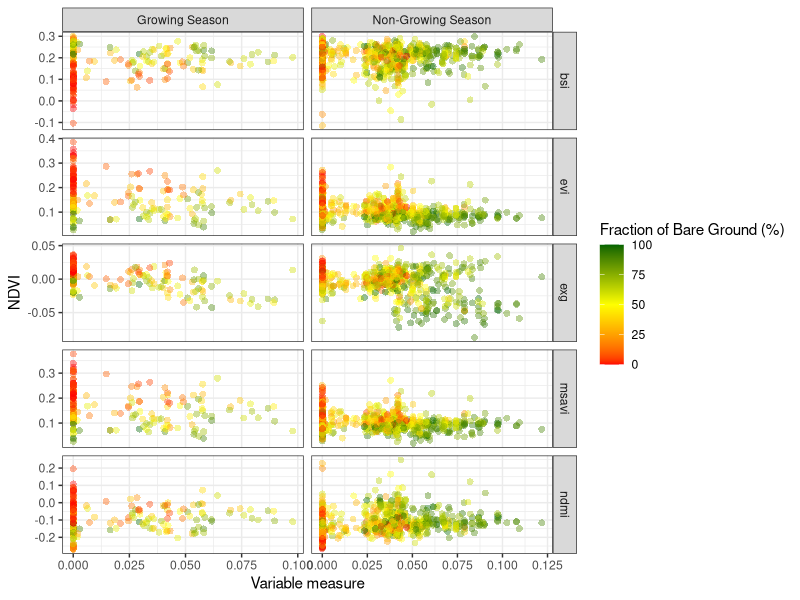
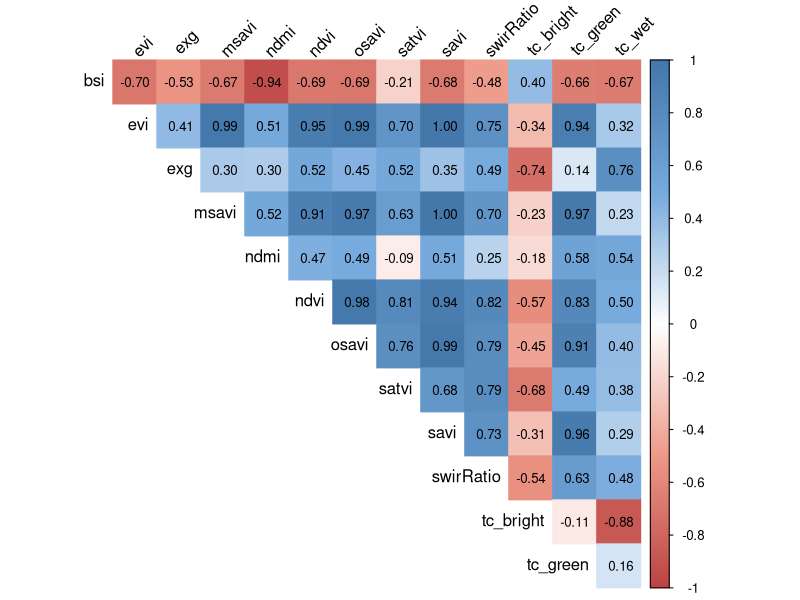
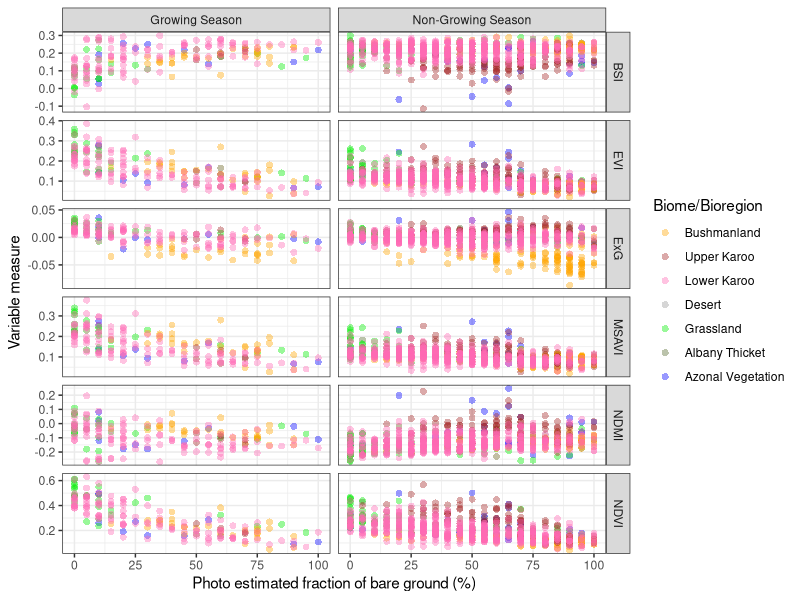
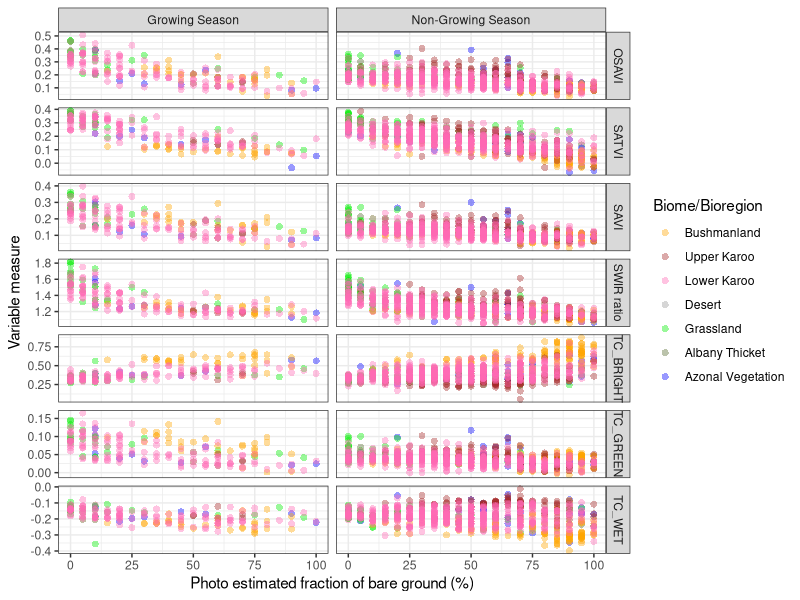
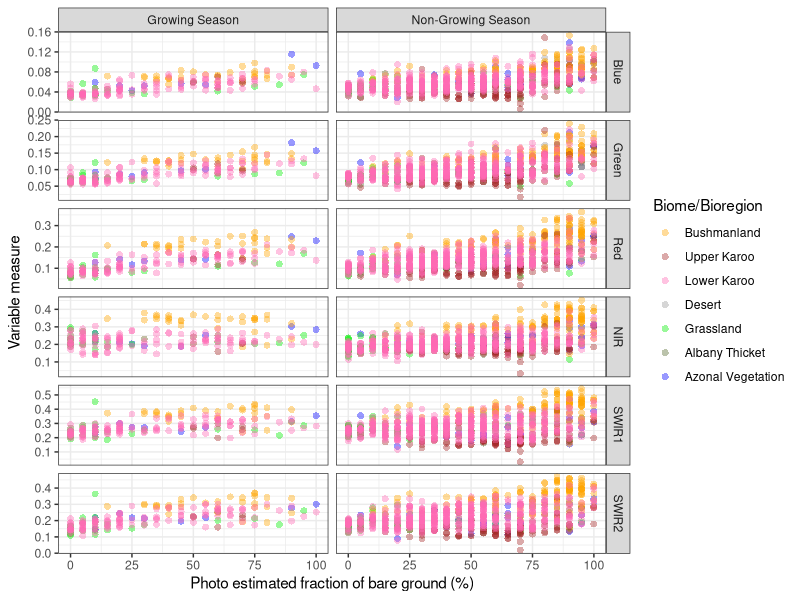
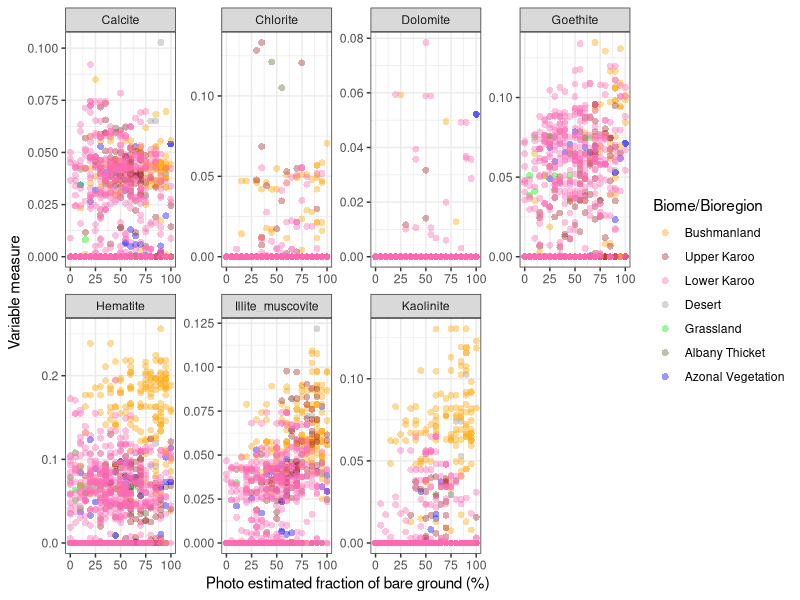
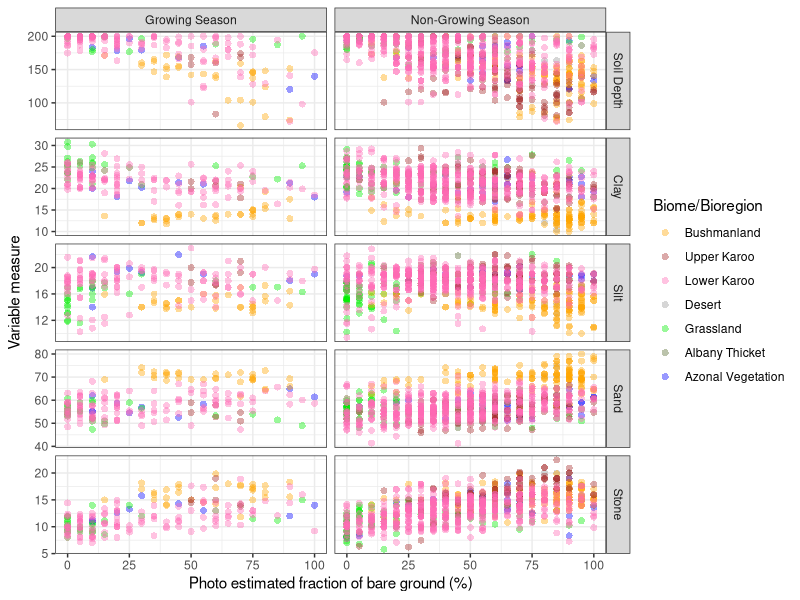
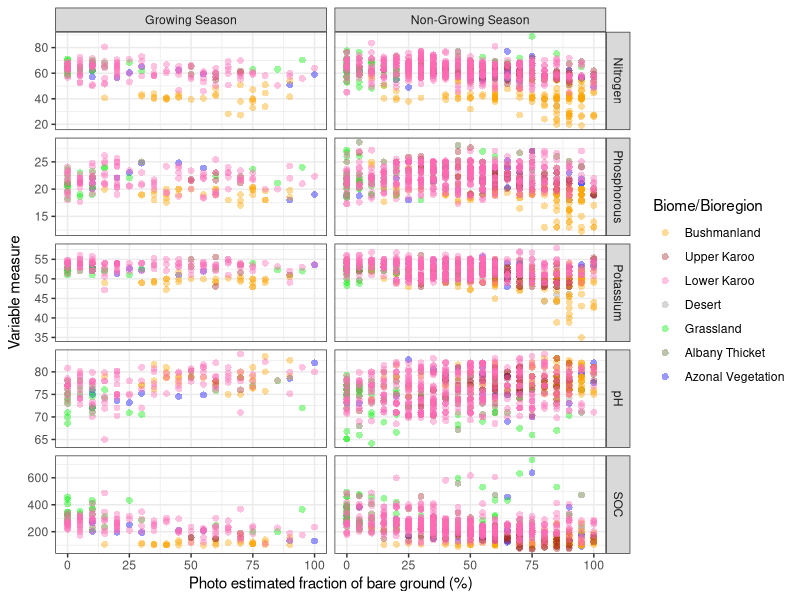

Reproduce these figures in R, in order.
# Load required libraries
library(tidyverse)
library(ggplot2)


############ Load and Clean CSV Data ############
# Read CSV and remove unnecessary columns and rows with NA values
df_ground_photo <- read.csv("../CSV/ground_level_photo_extracted.csv") %>%
  select(-c(system.index, .geo, vegType)) %>%
  na.omit()  # Resulting in 1,017 rows

############ Define Variable Groups #############
# Define variable groups for plotting
bands <- c("blue", "green", "red", "nir", "swir1", "swir2")
vi <- c("bsi", "evi", "exg", "msavi", "ndmi", "ndvi", "osavi", "satvi", "savi", "swirRatio","tc_bright","tc_green","tc_wet")
minerals <- c("calcite", "chlorite", "dolomite", "goethite", "hematite", "illite_muscovite", "kaolinite")
soil <- c("soil_depth","clay","sand","silt","stone", "nitrogen","phosphorous","potassium","ph","soc")
topography <- c("elevation", "slope", "aspect")

# Define color and order for bioregions
fill_order <- c("Bushmanland", "Upper Karoo", "Lower Karoo",
                "Desert", "Grassland", "Albany Thicket", "Azonal Vegetation")

############ Format Data for Plotting ############
df_plot <- df_ground_photo %>%
  select(all_of(vi), all_of(bands), all_of(minerals), all_of(soil), all_of(topography),
         BareGround, Month, BioRegion, Biome) %>%
  mutate(season = ifelse(Month >= 5, "Non-Growing Season", "Growing Season")) %>%
  mutate(Biome_BioRegion = case_when(
    Biome == "Albany Thicket" ~ "Albany Thicket",
    Biome == "Azonal Vegetation" ~ "Azonal Vegetation",
    Biome == "Desert" ~ "Desert",
    Biome == "Grassland" ~ "Grassland",
    TRUE ~ BioRegion
  )) %>%
  mutate(colour = case_when(
    Biome_BioRegion == "Albany Thicket" ~ "darkolivegreen",
    Biome_BioRegion == "Azonal Vegetation" ~ "blue1",
    Biome_BioRegion == "Desert" ~ "grey60",
    Biome_BioRegion == "Grassland" ~ "green2",
    Biome_BioRegion == "Bushmanland Bioregion" ~ "orange",
    Biome_BioRegion == "Lower Karoo Bioregion" ~ "brown",
    Biome_BioRegion == "Upper Karoo Bioregion" ~ "hotpink"
  )) %>%
  mutate(colour = factor(colour, levels = c("orange", "brown", "hotpink", "grey60", "green2", "darkolivegreen", "blue1")))

# Reshape data for each variable group
df_vi_plot <- df_plot %>%
  select(BareGround, all_of(vi), Biome_BioRegion, colour, season) %>%
  pivot_longer(cols = all_of(vi), names_to = "vegetation_indices", values_to = "value") %>%
  as.data.frame()

df_bands_plot <- df_plot %>%
  select(BareGround, all_of(bands), Biome_BioRegion, colour, season) %>%
  pivot_longer(cols = all_of(bands), names_to = "bands", values_to = "value") %>%
  as.data.frame()

df_minerals_plot <- df_plot %>%
  select(BareGround, all_of(minerals), Biome_BioRegion, colour, season) %>%
  pivot_longer(cols = all_of(minerals), names_to = "minerals", values_to = "value") %>%
  as.data.frame()

df_soil_plot <- df_plot %>%
  select(BareGround, all_of(soil), Biome_BioRegion, colour, season) %>%
  pivot_longer(cols = all_of(soil), names_to = "soil_properties", values_to = "value") %>%
  as.data.frame()

df_topography_plot <- df_plot %>%
  select(BareGround, all_of(topography), Biome_BioRegion, colour, season) %>%
  pivot_longer(cols = all_of(topography), names_to = "topography", values_to = "value") %>%
  as.data.frame()

############ Generate Plots ############
# Vegetation indices: Part 1 (first 5 indices)
p1 <- df_vi_plot %>%
  filter(vegetation_indices %in% vi[1:6]) %>%
  mutate(vegetation_indices = str_to_upper(vegetation_indices),
         vegetation_indices = case_when(
           vegetation_indices == "EXG" ~ "ExG",
           vegetation_indices == "SWIRRATIO" ~ "SWIR ratio",
           TRUE ~ vegetation_indices)) %>%
  ggplot(aes(x = BareGround, y = value, color = colour)) +
  geom_point(shape = 16, alpha = 0.4, size = 2) +
  scale_colour_identity(guide = "legend", labels = fill_order) +
  facet_grid(vegetation_indices ~ season, scales = "free") +
  labs(x = "Photo estimated fraction of bare ground (%)",
       y = "Variable measure",
       colour = "Biome/Bioregion") +
  theme_bw()

# Vegetation indices: Part 2 (next 5 indices)
p2 <- df_vi_plot %>%
  filter(vegetation_indices %in% vi[7:13]) %>%
  mutate(vegetation_indices = str_to_upper(vegetation_indices),
         vegetation_indices = case_when(
           vegetation_indices == "EXG" ~ "ExG",
           vegetation_indices == "SWIRRATIO" ~ "SWIR ratio",
           TRUE ~ vegetation_indices)) %>%
  ggplot(aes(x = BareGround, y = value, color = colour)) +
  geom_point(shape = 16, alpha = 0.4, size = 2) +
  scale_colour_identity(guide = "legend", labels = fill_order) +
  facet_grid(vegetation_indices ~ season, scales = "free") +
  labs(x = "Photo estimated fraction of bare ground (%)",
       y = "Variable measure",
       colour = "Biome/Bioregion") +
  theme_bw()

# Bands
p3 <- df_bands_plot %>%
  mutate(bands = str_to_upper(bands),
         bands = case_when(
           bands == "RED" ~ "Red",
           bands == "GREEN" ~ "Green",
           bands == "BLUE" ~"Blue",
           TRUE ~ bands)) %>%
  mutate(bands = factor(bands, levels = c("Blue","Green","Red","NIR","SWIR1","SWIR2"))) %>% 
  ggplot(aes(x = BareGround, y = value, color = colour)) +
  geom_point(shape = 16, alpha = 0.4, size = 2) +
  scale_colour_identity(guide = "legend", labels = fill_order) +
  facet_grid(bands ~ season, scales = "free") +
  labs(x = "Photo estimated fraction of bare ground (%)",
       y = "Variable measure",
       colour = "Biome/Bioregion") +
  theme_bw()

# Mineral indices
p4 <- df_minerals_plot %>%
  mutate(minerals = str_to_title(minerals)) %>%
  ggplot(aes(x = BareGround, y = value, color = colour)) +
  geom_point(shape = 16, alpha = 0.4, size = 2) +
  scale_colour_identity(guide = "legend", labels = fill_order) +
  facet_wrap(vars(minerals), scales = "free", ncol = 4) +
  labs(x = "Photo estimated fraction of bare ground (%)",
       y = "Variable measure",
       colour = "Biome/Bioregion") +
  theme_bw()

# Soil properties: Part 1 (first 5 indices)
p5 <- df_soil_plot %>%
  filter(soil_properties %in% soil[1:5]) %>%
  mutate(soil_properties = str_to_title(soil_properties),
         soil_properties = case_when(
           soil_properties == "Soil_depth" ~ "Soil Depth",
           TRUE ~ soil_properties)) %>%
  mutate(soil_properties = factor(soil_properties, levels = c("Soil Depth","Clay","Silt","Sand","Stone"))) %>% 
  ggplot(aes(x = BareGround, y = value, color = colour)) +
  geom_point(shape = 16, alpha = 0.4, size = 2) +
  scale_colour_identity(guide = "legend", labels = fill_order) +
  facet_grid(soil_properties ~ season, scales = "free") +
  labs(x = "Photo estimated fraction of bare ground (%)",
       y = "Variable measure",
       colour = "Biome/Bioregion") +
  theme_bw()

# Soil properties: Part 1 (next 5 indices)
p6 <- df_soil_plot %>%
  filter(soil_properties %in% soil[6:10]) %>%
  mutate(soil_properties = str_to_title(soil_properties),
         soil_properties = case_when(
           soil_properties == "Soc" ~ "SOC",
           soil_properties == "Ph" ~ "pH",
           TRUE ~ soil_properties)) %>%
  mutate(soil_properties = factor(soil_properties, levels = c("Nitrogen","Phosphorous","Potassium","pH","SOC"))) %>% 
  ggplot(aes(x = BareGround, y = value, color = colour)) +
  geom_point(shape = 16, alpha = 0.4, size = 2) +
  scale_colour_identity(guide = "legend", labels = fill_order) +
  facet_grid(soil_properties ~ season, scales = "free") +
  labs(x = "Photo estimated fraction of bare ground (%)",
       y = "Variable measure",
       colour = "Biome/Bioregion") +
  theme_bw()

# Topography variables
p7 <- df_topography_plot %>%
  mutate(topography = str_to_title(topography)) %>%
  ggplot(aes(x = BareGround, y = value, color = colour)) +
  geom_point(shape = 16, alpha = 0.4, size = 2) +
  scale_colour_identity(guide = "legend", labels = fill_order) +
  facet_wrap(vars(topography), scales = "free") +
  labs(x = "Photo estimated fraction of bare ground (%)",
       y = "Variable measure",
       colour = "Biome/Bioregion") +
  theme_bw()

############ Save Plots as PNG Files ############
ggsave("./script/figures/vi_cor_1.png", plot = p1, width = 500, height = 700, units = "px", dpi = 300, scale = 4)
ggsave("./script/figures/vi_cor_2.png", plot = p2, width = 500, height = 700, units = "px", dpi = 300, scale = 4)
ggsave("./script/figures/bands_cor.png", plot = p3, width = 500, height = 700, units = "px", dpi = 300, scale = 4)
ggsave("./script/figures/minerals_cor.png", plot = p4, width = 500, height = 200, units = "px", dpi = 300, scale = 6)
ggsave("./script/figures/soil_cor_1.png", plot = p5, width = 500, height = 700, units = "px", dpi = 300, scale = 4)
ggsave("./script/figures/soil_cor_2.png", plot = p6, width = 500, height = 700, units = "px", dpi = 300, scale = 4)
ggsave("./script/figures/topo_cor.png", plot = p7, width = 500, height = 150, units = "px", dpi = 300, scale = 5)


############ Biplot for minerals and Vegetation indices ############
df_biplot <- df_plot %>%
  select(BareGround, all_of(vi), all_of(minerals), Biome_BioRegion, colour, season) %>%
  pivot_longer(cols = all_of(vi), names_to = "vegetation_indices", values_to = "value") %>%
  as.data.frame()

df_biplot %>% 
  filter(vegetation_indices %in% vi[1:5]) %>%
  # filter(vegetation_indices %in% vi[6:10]) %>%
  ggplot(aes(x = illite_muscovite, y = value, color = BareGround)) +
  geom_point(shape = 16, alpha = 0.4, size = 2) +
  scale_colour_gradient2(low="red",mid="yellow", high="darkgreen", midpoint =50) +
  facet_grid(vegetation_indices~season, scales="free") +
  labs(x = "Variable measure",
       y = "NDVI",
       colour = "Fraction of Bare Ground (%)") +
  theme_bw()

############ Correlation matrix for VIs ############
library(corrplot)
col <- colorRampPalette(c("#BB4444", "#EE9988", "#FFFFFF", "#77AADD", "#4477AA"))
df_plot %>% 
  select(all_of(vi)) %>% 
  cor() %>% 
  corrplot(type = "upper",
           method = "color",
           col=col(200),
           addCoef.col = "black", # Add coefficient of correlation
           number.cex = 0.8, # font size
           number.font = 1,
           tl.col = "black", 
           tl.srt = 45,
           diag=FALSE)
